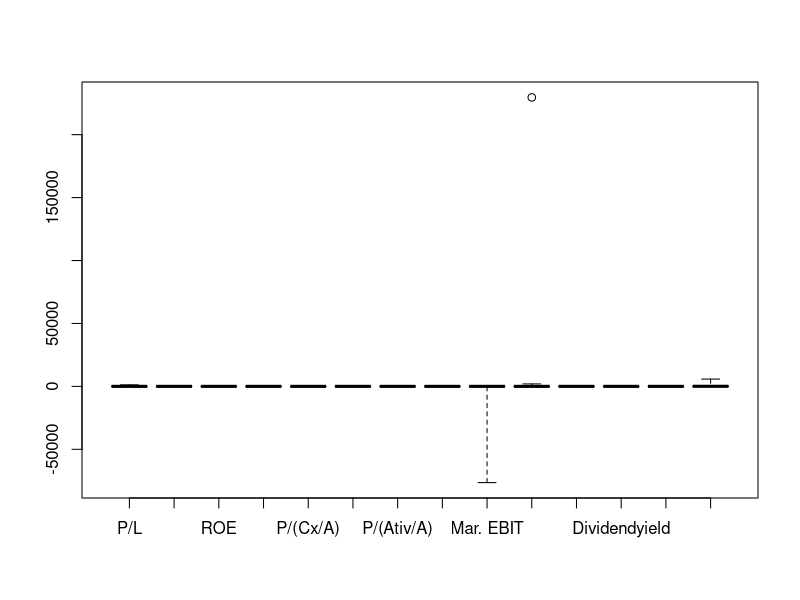
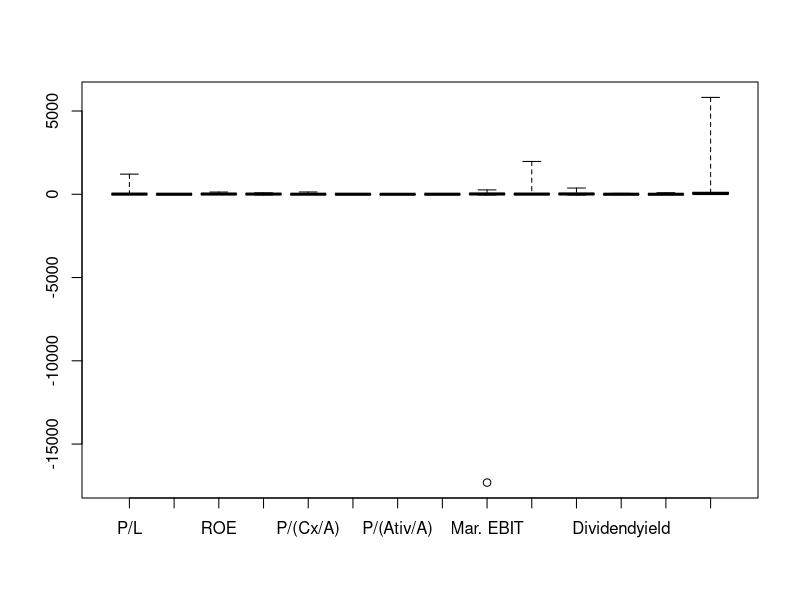
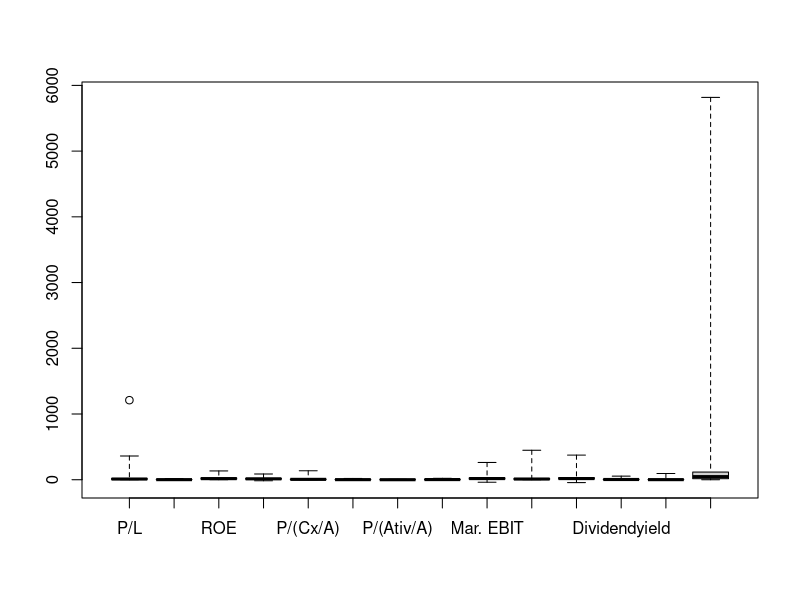
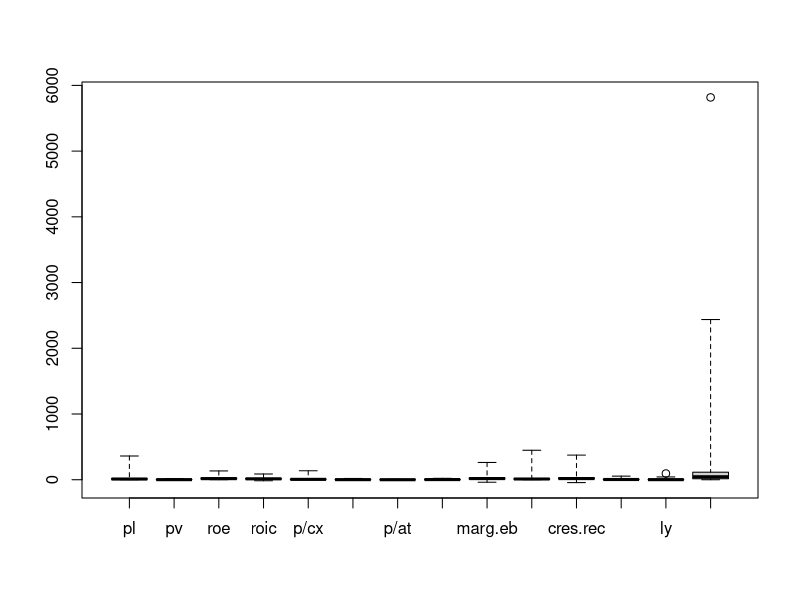
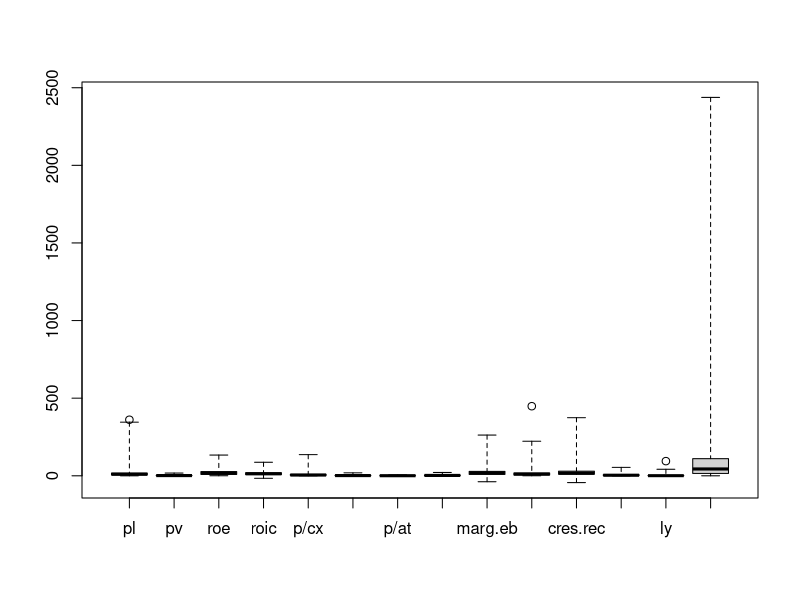
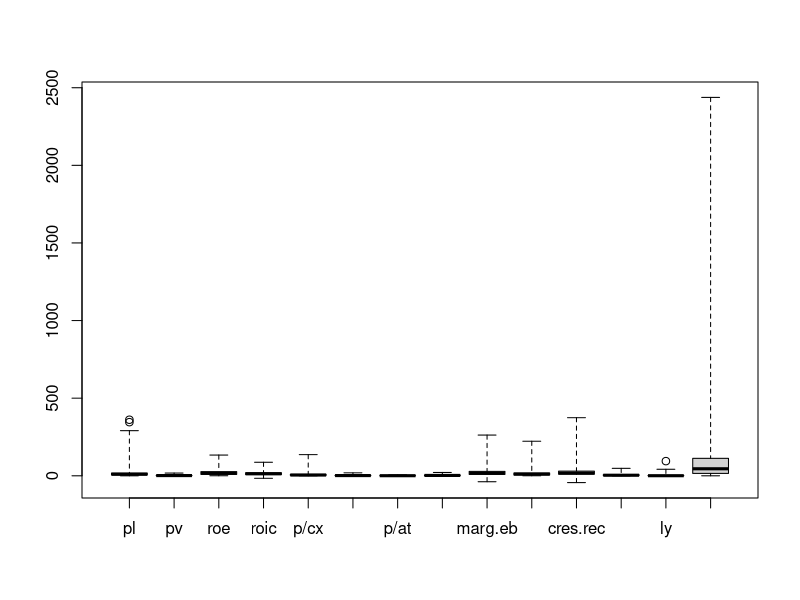
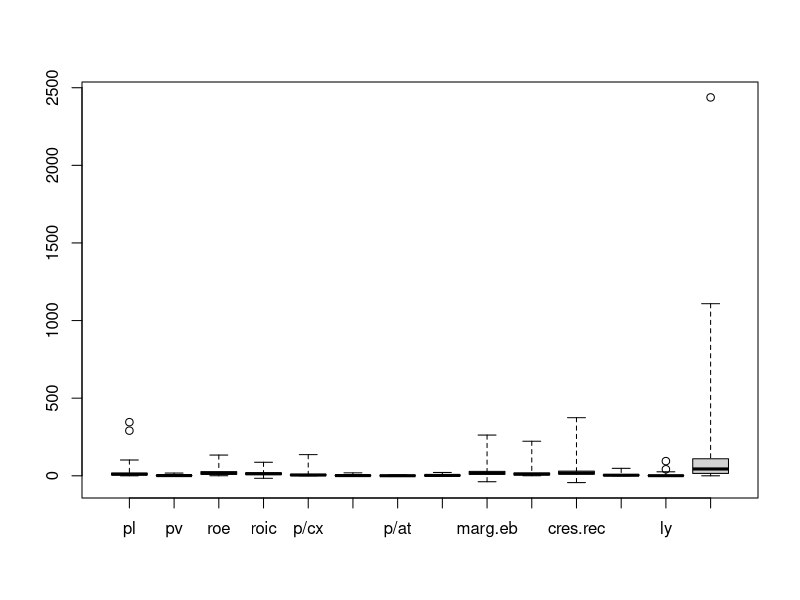
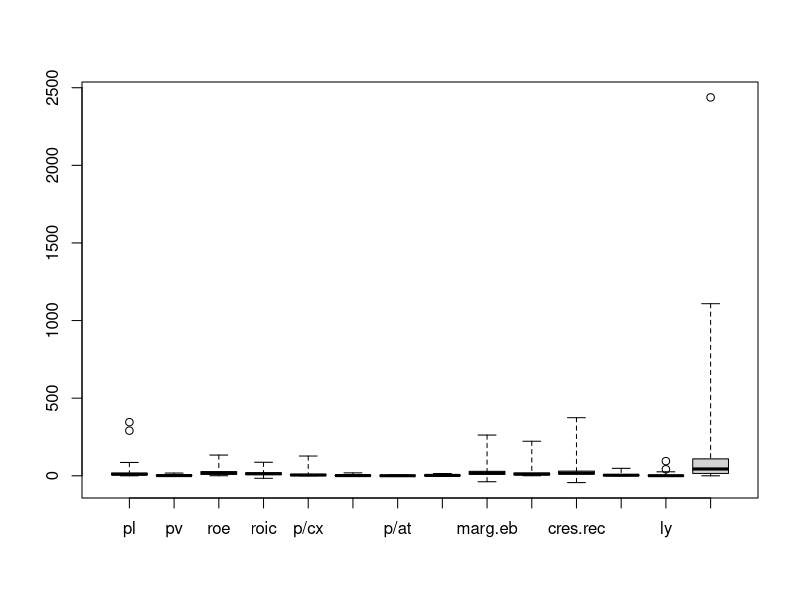

Write R code to recreate these figures, in order.
library(tidyverse)
library(gridExtra)


df_tri = read.csv("data/acoesb3.csv")

df_day = read.csv("data/acoesb3cot.csv")


#gridExtra::grid.table(df_day %>% slice(1:20)) # para plotar o db

ult_cot = cod = cotAtual = divY = c()
  
  for (i in 1:length(df_day[,"ultCot"])){
    if (df_day[i,"cod"] %in% cod){
      j = match(df_day[i,"cod"], cod)
        if (df_day[i,"ultCot"]>df_day[j,"ultCot"]){
          ult_cot = ult_cot[-j]; cod = cod[-j]; cotAtual = cotAtual[-j];
          divY = divY[-j]
          
          ult_cot = c(ult_cot, df_day[i,"ultCot"])
          cod = c(cod, df_day[i,"cod"])
          cotAtual = c(cotAtual, df_day[i,"cotAtual"])
          divY = c(divY, df_day[i, "divYield"])
        }
    } else {
      ult_cot = c(ult_cot, df_day[i,"ultCot"])
      cod = c(cod, df_day[i,"cod"])
      cotAtual = c(cotAtual, df_day[i,"cotAtual"])
      divY = c(divY, df_day[i, "divYield"])
    }
    
    
  }
  df_day_fil = data.frame(cod, cotAtual, divY, ult_cot)

  
  ult_bal = codigo = roic = cres_rec5 = n_ac = divb = disp = ativc = c();
  ativ = patl = recl12 = ebit12 = Lucl12 = recl3 = c()
  
  ult_cot_t = cotAtual_t = divY_t = c()
  for (i in 1:length(df_tri[,"ultBal"])){
    if (df_tri[i,"ultBal"] == "2022-09-30"){
      j = match(df_tri[i,"codigo"], cod)
      ult_cot_t = c(ult_cot_t, ult_cot[j])
      cotAtual_t = c(cotAtual_t, cotAtual[j])
      ult_bal =  c(ult_bal, df_tri[i,"ultBal"])
      codigo = c(codigo, df_tri[i,"codigo"])
      roic = c(roic, df_tri[i,"roic"])
      cres_rec5 = c(cres_rec5, df_tri[i,"cresRec5a"])
      divY_t = c(divY_t, divY[j])
      n_ac = c(n_ac, df_tri[i,"nAcoes"])
      divb = c(divb, df_tri[i,"divBruta"])
      disp = c(disp, df_tri[i,"disponib"])
      ativc = c(ativc, df_tri[i,"ativCirc"])
      ativ = c(ativ, df_tri[i,"ativos"])
      patl = c(patl, df_tri[i,"patLiq"])
      recl12 = c(recl12, df_tri[i,"recLiq12m"])
      ebit12 = c(ebit12, df_tri[i,"ebit12m"])
      Lucl12 = c(Lucl12, df_tri[i,"LucLiq12m"])
      recl3 = c(recl3, df_tri[i,"recLiq3m"])
  }
}
ult_bal_dates = c()
for (i in df_tri[,"ultBal"]){
  if (i %in% ult_bal_dates){}
  else{
    ult_bal_dates = c(ult_bal_dates, i)
  }
}
per = c()
for (i in length(df_tri[,"ultBal"])){
  j = match(df_tri[i,"ultBal"], ult_bal_dates)
    per = c(per,data.frame(ult_bal, codigo, roic, cres_rec5, n_ac, divb, disp,
                           ativc, ativ, patl, recl12, ebit12, Lucl12, recl3))
}

df_tri_3t22 = data.frame(ult_cot_t, cotAtual_t, ult_bal, codigo, roic, cres_rec5,
                         divY_t, n_ac, divb, disp,
                         ativc, ativ, patl, recl12, ebit12, Lucl12, recl3,
                         row.names = codigo)

for (c in 1:length(df_tri_3t22[1,])){
  for (r in 1:length(df_tri_3t22[,1])){
    if (df_tri_3t22[r,c]<0){
      print(c(row.names(df_tri_3t22)[r],colnames(df_tri_3t22)[c]))
    }
  }
}

#gridExtra::grid.table(df_tri_3t22 %>% slice(1:20))


pl = round(cotAtual_t/(Lucl12/n_ac), 2)
pv = round(cotAtual_t/(patl/n_ac), 2)
roe = round((Lucl12/patl)*100, 2)
roic = round(roic, 2)
p_cxa = round(cotAtual_t/(disp/n_ac), 2)
p_ativc = round(cotAtual_t/(ativc/n_ac), 2)
p_ativ = round(cotAtual_t/(ativ/n_ac), 2)
div_cxa = round(divb/disp, 2)
marg_ebit = round((ebit12/recl12)*100, 2)
marg_liq = round((Lucl12/recl12)*100, 2)
cres_rec5 = round(cres_rec5, 2)
divY_t = round(divY_t, 2)
lynch = round((divY_t+(cres_rec5/5))/pl, 2)
div_lucm = round(divb/(Lucl12/12), 2)


crit = data.frame(pl ,pv ,roe ,roic ,p_cxa ,p_ativc ,p_ativ , div_cxa,
                  marg_ebit ,marg_liq ,cres_rec5 ,divY_t ,lynch,
                  div_lucm, row.names = codigo)


rmv_inf_values_row = function(df){
  for (r in 1:length(df[,1])){
    if (is.na(match(Inf, df[r,])) || is.na(match(Inf, df[r,]))){
      
    } else {
      df = df[-r,]
    }
    
  }
  return(df)
}

rmv_neg_pl = function(df){
  pl_neg = c()
  col_i = match("P/L",colnames(df))
  len = length(df[,col_i])
  for (r in 1:len){
    if (!is.na(df[r,col_i])){
      if (df[r,col_i] < 0){
        pl_neg = c(pl_neg,(df[r,"P/L"]))
      }
    }
  }
  
  for (i in pl_neg) {
    if (i %in% df[,col_i]){
      df = df[-match(i,df[,col_i]),]
    }
  }
  return(df)
}

rmv_neg_pvpa = function(df){
  pvpa_neg = c()
  col_i = match("P/VPA",colnames(df))
  len = length(df[,col_i])
  for (r in 1:len){
    if (!is.na(df[r,col_i])){
      if (df[r,col_i] < 0){
        pvpa_neg = c(pvpa_neg,df[r,"P/VPA"])
      }
    }
  }
  for (i in pvpa_neg) {
    if (i %in% df[,col_i]){
      df = df[-match(i,df[,col_i]),]
    }
  }
  return(df)
}

colnames(crit) = c("P/L", "P/VPA",
                   "ROE",
                   "ROIC",
                   "Preço/(Caixa/Ação)", "Preço/(Ativos Circulantes/Ação)",
                   "Preço/(Ativos/Ação)", "Dív Bruta/Caixa", "Mar. EBITDA",
                   "Marg. Líquida", "Cresc. Rec. (5 Anos)",
                   "Dividendyield", "Lynch",
                   "Dív. Bruta/Lucro Mensal")

crit = rmv_inf_values_row(crit)
length(crit[,1])
crit = rmv_neg_pl(crit)
length(crit[,1])
crit = rmv_neg_pvpa(crit)
length(crit[,1])


#gridExtra::grid.table(crit %>% slice(1:20))

apply(crit, 2, shapiro.test)

emp_lucpat_neg = c()
for(r in 1:length(df_tri_3t22[,1])){
  if(df_tri_3t22[r,'Lucl12'] < 0 && df_tri_3t22[r,'patl'] < 0){
    emp_lucpat_neg = c(emp_lucpat_neg, df_tri_3t22[r, 'codigo'])
    }
}

length(emp_lucpat_neg)
roe_err = c()
for (r in emp_lucpat_neg){
  roe_err = c(roe_err,(df_tri_3t22[r,"Lucl12"]/df_tri_3t22[r,'patl'])*100)
}

emp_lucpat_neg[match(max(roe_err), roe_err)] ## empresa com o maior roe falso


## retirando os roes falsos

length(crit[,1])

for (r in 1:length(crit$ROE)){
  if (row.names(crit)[r] %in% emp_lucpat_neg){
    print(row.names(crit)[r]) #empresa retirada (tinha passado pelos
                              #2 filtros anteriores)
    crit = crit[-r,]
  }
}

length(crit[,1])

boxplot(names = c("P/L", "P/VPA", "ROE", "ROIC", "P/(Cx/A)", "P/(Ativ Circ/A)",
                  "P/(Ativ/A)", "Dív Bruta/Cx", "Mar. EBIT", "Marg. Líq",
                  "Cresc.Rec.5A", "Dividendyield", "Lynch",
                  "Dív.Br/Luc Mens"), crit, outline = T, range = 5500)


## Retirando max(marg. liq)

row.names(crit)[match(max(crit$`Marg. Líquida`),crit$`Marg. Líquida`)]

crit = crit[-match(max(crit$`Marg. Líquida`), crit$`Marg. Líquida`),]

boxplot(names = c("P/L", "P/VPA", "ROE", "ROIC", "P/(Cx/A)", "P/(Ativ Circ/A)",
                  "P/(Ativ/A)", "Dív Bruta/Cx", "Mar. EBIT", "Marg. Líq",
                  "Cresc.Rec.5A", "Dividendyield", "Lynch",
                  "Dív.Br/Luc Mens"), crit, outline = T, range = 700)


## retirando min(marg. ebitda)

row.names(crit)[match(min(crit$`Mar. EBITDA`),crit$`Mar. EBITDA`)]

crit = crit[-match(min(crit$`Mar. EBITDA`), crit$`Mar. EBITDA`),]

boxplot(names = c("P/L", "P/VPA", "ROE", "ROIC", "P/(Cx/A)", "P/(Ativ Circ/A)",
                  "P/(Ativ/A)", "Dív Bruta/Cx", "Mar. EBIT", "Marg. Líq",
                  "Cresc.Rec.5A", "Dividendyield", "Lynch",
                  "Dív.Br/Luc Mens"), crit, outline = T, range = 70)

## retirando max(P/L)

row.names(crit)[match(max(crit$`P/L`),crit$`P/L`)]

crit = crit[-match(max(crit$`P/L`), crit$`P/L`),]

boxplot(names = c("pl", "pv", "roe", "roic", "p/cx", "p/at.c",
                  "p/at", "div.b/cx", "marg.eb", "marg.l", "cres.rec",
                  "dy", "ly", "div.b/luc.m"), crit, outline = T,
        range = 50)

## retirando max(Div/Lucm)

row.names(crit)[match(max(crit$`Dív. Bruta/Lucro Mensal`),crit$`Dív. Bruta/Lucro Mensal`)]

crit = crit[-match(max(crit$`Dív. Bruta/Lucro Mensal`), crit$`Dív. Bruta/Lucro Mensal`),]

boxplot(names = c("pl", "pv", "roe", "roic", "p/cx", "p/at.c",
                  "p/at", "div.b/cx", "marg.eb", "marg.l", "cres.rec",
                  "dy", "ly", "div.b/luc.m"), crit, outline = T,
        range = 30)

marg.l = crit$`Marg. Líquida`
marg.l_rmv_max = c()
for (i in sort(marg.l)){
  if (i != max(marg.l)){
    marg.l_rmv_max = c(marg.l_rmv_max,i)
  }
}
rng_max_mrg_l_s = c(max(marg.l),max(marg.l_rmv_max))
range(rng_max_mrg_l_s); range(marg.l_rmv_max)
(range(rng_max_mrg_l_s)[2]-range(rng_max_mrg_l_s)[1])/(range(marg.l_rmv_max)[2]-range(marg.l_rmv_max)[1]) ## > 1

## retirando max(marg.l)

row.names(crit)[match(max(crit$`Marg. Líquida`),crit$`Marg. Líquida`)]

crit = crit[-match(max(crit$`Marg. Líquida`), crit$`Marg. Líquida`),]

boxplot(names = c("pl", "pv", "roe", "roic", "p/cx", "p/at.c",
                  "p/at", "div.b/cx", "marg.eb", "marg.l", "cres.rec",
                  "dy", "ly", "div.b/luc.m"), crit, outline = T,
        range = 26)

## retirando max(P/L)

row.names(crit)[match(max(crit$`P/L`),crit$`P/L`)]

crit = crit[-match(max(crit$`P/L`), crit$`P/L`),]

boxplot(names = c("pl", "pv", "roe", "roic", "p/cx", "p/at.c",
                  "p/at", "div.b/cx", "marg.eb", "marg.l", "cres.rec",
                  "dy", "ly", "div.b/luc.m"), crit, outline = T,
        range = 23)

## retirando max(P/cxa)

row.names(crit)[match(max(crit$`Preço/(Caixa/Ação)`),crit$`Preço/(Caixa/Ação)`)]

crit = crit[-match(max(crit$`Preço/(Caixa/Ação)`), crit$`Preço/(Caixa/Ação)`),]

boxplot(names = c("pl", "pv", "roe", "roic", "p/cx", "p/at.c",
                  "p/at", "div.b/cx", "marg.eb", "marg.l", "cres.rec",
                  "dy", "ly", "div.b/luc.m"), crit, outline = T,
        range = 22)

## retirando max(P/L)

row.names(crit)[match(max(crit$`P/L`),crit$`P/L`)]

crit = crit[-match(max(crit$`P/L`), crit$`P/L`),]

boxplot(names = c("pl", "pv", "roe", "roic", "p/cx", "p/at.c",
                  "p/at", "div.b/cx", "marg.eb", "marg.l", "cres.rec",
                  "dy", "ly", "div.b/luc.m"), crit, outline = T,
        range = 21.725)

## retirando max(ly)

row.names(crit)[match(max(crit$Lynch),crit$Lynch)]

crit = crit[-match(max(crit$Lynch), crit$Lynch),]

boxplot(names = c("pl", "pv", "roe", "roic", "p/cx", "p/at.c",
                  "p/at", "div.b/cx", "marg.eb", "marg.l", "cres.rec",
                  "dy", "ly", "div.b/luc.m"), crit, outline = T,
        range = 21)

## retirando max(P/L)

row.names(crit)[match(max(crit$`P/L`),crit$`P/L`)]

crit = crit[-match(max(crit$`P/L`), crit$`P/L`),]

boxplot(names = c("pl", "pv", "roe", "roic", "p/cx", "p/at.c",
                  "p/at", "div.b/cx", "marg.eb", "marg.l", "cres.rec",
                  "dy", "ly", "div.b/luc.m"), crit, outline = T,
        range = 20)

## retirando max(ly)

row.names(crit)[match(max(crit$Lynch),crit$Lynch)]

crit = crit[-match(max(crit$Lynch), crit$Lynch),]

boxplot(names = c("pl", "pv", "roe", "roic", "p/cx", "p/at.c",
                  "p/at", "div.b/cx", "marg.eb", "marg.l", "cres.rec",
                  "dy", "ly", "div.b/luc.m"), crit, outline = T,
        range = 19)

## retirando max(ly)

row.names(crit)[match(max(crit$Lynch),crit$Lynch)]

crit = crit[-match(max(crit$Lynch), crit$Lynch),]

boxplot(names = c("pl", "pv", "roe", "roic", "p/cx", "p/at.c",
                  "p/at", "div.b/cx", "marg.eb", "marg.l", "cres.rec",
                  "dy", "ly", "div.b/luc.m"), crit, outline = T,
        range = 17.5)

## retirando max(cres.rec)

row.names(crit)[match(max(crit$`Cresc. Rec. (5 Anos)`), crit$`Cresc. Rec. (5 Anos)`)]

crit = crit[-match(max(crit$`Cresc. Rec. (5 Anos)`), crit$`Cresc. Rec. (5 Anos)`),]

boxplot(names = c("pl", "pv", "roe", "roic", "p/cx", "p/at.c",
                  "p/at", "div.b/cx", "marg.eb", "marg.l", "cres.rec",
                  "dy", "ly", "div.b/luc.m"), crit, outline = T,
        range = 16)


## retirando max(marg.l)

row.names(crit)[match(max(crit$`Marg. Líquida`),crit$`Marg. Líquida`)]

crit = crit[-match(max(crit$`Marg. Líquida`), crit$`Marg. Líquida`),]

boxplot(names = c("pl", "pv", "roe", "roic", "p/cx", "p/at.c",
                  "p/at", "div.b/cx", "marg.eb", "marg.l", "cres.rec",
                  "dy", "ly", "div.b/luc.m"), crit, outline = T,
        range = 15)


## retirando max(P/cx)

row.names(crit)[match(max(crit$`Preço/(Caixa/Ação)`),crit$`Preço/(Caixa/Ação)`)]

crit = crit[-match(max(crit$`Preço/(Caixa/Ação)`), crit$`Preço/(Caixa/Ação)`),]

boxplot(names = c("pl", "pv", "roe", "roic", "p/cx", "p/at.c",
                  "p/at", "div.b/cx", "marg.eb", "marg.l", "cres.rec",
                  "dy", "ly", "div.b/luc.m"), crit, outline = T,
        range = 12.5)


## retirando max(marg.ebit)

row.names(crit)[match(max(crit$`Mar. EBITDA`),crit$`Mar. EBITDA`)]

crit = crit[-match(max(crit$`Mar. EBITDA`), crit$`Mar. EBITDA`),]

boxplot(names = c("pl", "pv", "roe", "roic", "p/cx", "p/at.c",
                  "p/at", "div.b/cx", "marg.eb", "marg.l", "cres.rec",
                  "dy", "ly", "div.b/luc.m"), crit, outline = T,
        range = 12.5)


## retirando max(marg.liq)

row.names(crit)[match(max(crit$`Marg. Líquida`),crit$`Marg. Líquida`)]

crit = crit[-match(max(crit$`Marg. Líquida`), crit$`Marg. Líquida`),]

boxplot(names = c("pl", "pv", "roe", "roic", "p/cx", "p/at.c",
                  "p/at", "div.b/cx", "marg.eb", "marg.l", "cres.rec",
                  "dy", "ly", "div.b/luc.m"), crit, outline = T,
        range = 12)

## retirando max(cres.rec)

row.names(crit)[match(max(crit$`Cresc. Rec. (5 Anos)`), crit$`Cresc. Rec. (5 Anos)`)]

crit = crit[-match(max(crit$`Cresc. Rec. (5 Anos)`), crit$`Cresc. Rec. (5 Anos)`),]

boxplot(names = c("pl", "pv", "roe", "roic", "p/cx", "p/at.c",
                  "p/at", "div.b/cx", "marg.eb", "marg.l", "cres.rec",
                  "dy", "ly", "div.b/luc.m"), crit, outline = T,
        range = 11)

## retirando max(pv)

row.names(crit)[match(max(crit$`P/VPA`), crit$`P/VPA`)]

crit = crit[-match(max(crit$`P/VPA`), crit$`P/VPA`),]

boxplot(names = c("pl", "pv", "roe", "roic", "p/cx", "p/at.c",
                  "p/at", "div.b/cx", "marg.eb", "marg.l", "cres.rec",
                  "dy", "ly", "div.b/luc.m"), crit, outline = T,
        range = 10)

## retirando max(Div/Lucm)

row.names(crit)[match(max(crit$`Dív. Bruta/Lucro Mensal`),crit$`Dív. Bruta/Lucro Mensal`)]

crit = crit[-match(max(crit$`Dív. Bruta/Lucro Mensal`), crit$`Dív. Bruta/Lucro Mensal`),]

boxplot(names = c("pl", "pv", "roe", "roic", "p/cx", "p/at.c",
                  "p/at", "div.b/cx", "marg.eb", "marg.l", "cres.rec",
                  "dy", "ly", "div.b/luc.m"), crit, outline = T,
        range = 9)


## retirando max(marg.liq)

row.names(crit)[match(max(crit$`Marg. Líquida`),crit$`Marg. Líquida`)]

crit = crit[-match(max(crit$`Marg. Líquida`), crit$`Marg. Líquida`),]

boxplot(names = c("pl", "pv", "roe", "roic", "p/cx", "p/at.c",
                  "p/at", "div.b/cx", "marg.eb", "marg.l", "cres.rec",
                  "dy", "ly", "div.b/luc.m"), crit, outline = T,
        range = 9.15)


## retirando max(pv)

row.names(crit)[match(max(crit$`P/VPA`), crit$`P/VPA`)]

crit = crit[-match(max(crit$`P/VPA`), crit$`P/VPA`),]

boxplot(names = c("pl", "pv", "roe", "roic", "p/cx", "p/at.c",
                  "p/at", "div.b/cx", "marg.eb", "marg.l", "cres.rec",
                  "dy", "ly", "div.b/luc.m"), crit, outline = T,
        range = 9.15)

## retirando max(Div/Lucm)

row.names(crit)[match(max(crit$`Dív. Bruta/Lucro Mensal`),crit$`Dív. Bruta/Lucro Mensal`)]

crit = crit[-match(max(crit$`Dív. Bruta/Lucro Mensal`), crit$`Dív. Bruta/Lucro Mensal`),]

boxplot(names = c("pl", "pv", "roe", "roic", "p/cx", "p/at.c",
                  "p/at", "div.b/cx", "marg.eb", "marg.l", "cres.rec",
                  "dy", "ly", "div.b/luc.m"), crit, outline = T,
        range = 9.15)

## retirando max(Div/Lucm)

row.names(crit)[match(max(crit$`Dív. Bruta/Lucro Mensal`),crit$`Dív. Bruta/Lucro Mensal`)]

crit = crit[-match(max(crit$`Dív. Bruta/Lucro Mensal`), crit$`Dív. Bruta/Lucro Mensal`),]

boxplot(names = c("pl", "pv", "roe", "roic", "p/cx", "p/at.c",
                  "p/at", "div.b/cx", "marg.eb", "marg.l", "cres.rec",
                  "dy", "ly", "div.b/luc.m"), crit, outline = T,
        range = 8)

## retirando max(P/L)

row.names(crit)[match(max(crit$`P/L`),crit$`P/L`)]

crit = crit[-match(max(crit$`P/L`), crit$`P/L`),]

boxplot(names = c("pl", "pv", "roe", "roic", "p/cx", "p/at.c",
                  "p/at", "div.b/cx", "marg.eb", "marg.l", "cres.rec",
                  "dy", "ly", "div.b/luc.m"), crit, outline = T,
        range = 7.85)

## retirando max(P/ativ)

row.names(crit)[match(max(crit$`Preço/(Ativos/Ação)`),crit$`Preço/(Ativos/Ação)`)]

crit = crit[-match(max(crit$`Preço/(Ativos/Ação)`), crit$`Preço/(Ativos/Ação)`),]

boxplot(names = c("pl", "pv", "roe", "roic", "p/cx", "p/at.c",
                  "p/at", "div.b/cx", "marg.eb", "marg.l", "cres.rec",
                  "dy", "ly", "div.b/luc.m"), crit, outline = T,
        range = 7.5)

## retirando max(marg.liq)

row.names(crit)[match(max(crit$`Marg. Líquida`),crit$`Marg. Líquida`)]

crit = crit[-match(max(crit$`Marg. Líquida`), crit$`Marg. Líquida`),]

boxplot(names = c("pl", "pv", "roe", "roic", "p/cx", "p/at.c",
                  "p/at", "div.b/cx", "marg.eb", "marg.l", "cres.rec",
                  "dy", "ly", "div.b/luc.m"), crit, outline = T,
        range = 7.15)

## retirando max(P/ativc)

row.names(crit)[match(max(crit$`Preço/(Ativos Circulantes/Ação)`),
                      crit$`Preço/(Ativos Circulantes/Ação)`)]

crit = crit[-match(max(crit$`Preço/(Ativos Circulantes/Ação)`),
                   crit$`Preço/(Ativos Circulantes/Ação)`),]

boxplot(names = c("pl", "pv", "roe", "roic", "p/cx", "p/at.c",
                  "p/at", "div.b/cx", "marg.eb", "marg.l", "cres.rec",
                  "dy", "ly", "div.b/luc.m"), crit, outline = T,
        range = 6.75)

## retirando max(Div/Lucm)

row.names(crit)[match(max(crit$`Dív. Bruta/Lucro Mensal`),crit$`Dív. Bruta/Lucro Mensal`)]

crit = crit[-match(max(crit$`Dív. Bruta/Lucro Mensal`), crit$`Dív. Bruta/Lucro Mensal`),]

boxplot(names = c("pl", "pv", "roe", "roic", "p/cx", "p/at.c",
                  "p/at", "div.b/cx", "marg.eb", "marg.l", "cres.rec",
                  "dy", "ly", "div.b/luc.m"), crit, outline = T,
        range = 6.5)

## retirando max(pv)

row.names(crit)[match(max(crit$`P/VPA`), crit$`P/VPA`)]

crit = crit[-match(max(crit$`P/VPA`), crit$`P/VPA`),]

boxplot(names = c("pl", "pv", "roe", "roic", "p/cx", "p/at.c",
                  "p/at", "div.b/cx", "marg.eb", "marg.l", "cres.rec",
                  "dy", "ly", "div.b/luc.m"), crit, outline = T,
        range = 6.5)

## retirando max(P/cx)

row.names(crit)[match(max(crit$`Preço/(Caixa/Ação)`),crit$`Preço/(Caixa/Ação)`)]

crit = crit[-match(max(crit$`Preço/(Caixa/Ação)`), crit$`Preço/(Caixa/Ação)`),]

boxplot(names = c("pl", "pv", "roe", "roic", "p/cx", "p/at.c",
                  "p/at", "div.b/cx", "marg.eb", "marg.l", "cres.rec",
                  "dy", "ly", "div.b/luc.m"), crit, outline = T,
        range = 6)

## retirando max(roic)

row.names(crit)[match(max(crit$ROIC),crit$ROIC)]

crit = crit[-match(max(crit$ROIC), crit$ROIC),]

boxplot(names = c("pl", "pv", "roe", "roic", "p/cx", "p/at.c",
                  "p/at", "div.b/cx", "marg.eb", "marg.l", "cres.rec",
                  "dy", "ly", "div.b/luc.m"), crit, outline = T,
        range = 5.495)

## retirando max(cres.rec)

row.names(crit)[match(max(crit$`Cresc. Rec. (5 Anos)`), crit$`Cresc. Rec. (5 Anos)`)]

crit = crit[-match(max(crit$`Cresc. Rec. (5 Anos)`), crit$`Cresc. Rec. (5 Anos)`),]

boxplot(names = c("pl", "pv", "roe", "roic", "p/cx", "p/at.c",
                  "p/at", "div.b/cx", "marg.eb", "marg.l", "cres.rec",
                  "dy", "ly", "div.b/luc.m"), crit, outline = T,
        range = 5.4)

## retirando max(P/cx)

row.names(crit)[match(max(crit$`Preço/(Caixa/Ação)`),crit$`Preço/(Caixa/Ação)`)]

crit = crit[-match(max(crit$`Preço/(Caixa/Ação)`), crit$`Preço/(Caixa/Ação)`),]

boxplot(names = c("pl", "pv", "roe", "roic", "p/cx", "p/at.c",
                  "p/at", "div.b/cx", "marg.eb", "marg.l", "cres.rec",
                  "dy", "ly", "div.b/luc.m"), crit, outline = T,
        range = 5.2)

## retirando max(dy)

row.names(crit)[match(max(crit$Dividendyield),crit$Dividendyield)]

crit = crit[-match(max(crit$Dividendyield), crit$Dividendyield),]

boxplot(names = c("pl", "pv", "roe", "roic", "p/cx", "p/at.c",
                  "p/at", "div.b/cx", "marg.eb", "marg.l", "cres.rec",
                  "dy", "ly", "div.b/luc.m"), crit, outline = T,
        range = 5.1)

## retirando max(marg.liq)

row.names(crit)[match(max(crit$`Marg. Líquida`),crit$`Marg. Líquida`)]

crit = crit[-match(max(crit$`Marg. Líquida`), crit$`Marg. Líquida`),]

boxplot(names = c("pl", "pv", "roe", "roic", "p/cx", "p/at.c",
                  "p/at", "div.b/cx", "marg.eb", "marg.l", "cres.rec",
                  "dy", "ly", "div.b/luc.m"), crit, outline = T,
        range = 5)

## retirando max(P/cx)

row.names(crit)[match(max(crit$`Preço/(Caixa/Ação)`),crit$`Preço/(Caixa/Ação)`)]

crit = crit[-match(max(crit$`Preço/(Caixa/Ação)`), crit$`Preço/(Caixa/Ação)`),]

boxplot(names = c("pl", "pv", "roe", "roic", "p/cx", "p/at.c",
                  "p/at", "div.b/cx", "marg.eb", "marg.l", "cres.rec",
                  "dy", "ly", "div.b/luc.m"), crit, outline = T,
        range = 5)




























boxplot(names = c("pl", "pv", "roe", "roic", "p/cx", "p/at.c",
                  "p/at", "div.b/cx", "marg.eb", "marg.l", "cres.rec",
                  "dy", "ly", "div.b/luc.m"), crit, outline = T,
        range = 1.5)


norm = function(vec){
  vecn = c()
  for (i in vec){
    vecn = c(vecn, (i - min(vec))/(max(vec)-min(vec)))
  }
  return(vecn)
}

v_ag = c()
for (i in 1:length(crit[,1])){
  v_ag[i] = -norm(crit$`P/L`)[i] -norm(crit$`P/VPA`)[i] +norm(crit$ROE)[i]
  +norm(crit$ROIC)[i]
  -norm(crit$`Preço/(Caixa/Ação)`)[i]
  -norm(crit$`Preço/(Ativos Circulantes/Ação)`)[i]
  -norm(crit$`Preço/(Ativos/Ação)`)[i] -norm(crit$`Dív Bruta/Caixa`)[i]
  +norm(crit$`Mar. EBITDA`)[i] +norm(crit$`Marg. Líquida`)[i]
  +norm(crit$`Cresc. Rec. (5 Anos)`)[i]
  +norm(crit$Dividendyield)[i] +norm(crit$Lynch)[i]
  -norm(crit$`Dív. Bruta/Lucro Mensal`)[i]
}

result = data.frame(v_ag, row.names(crit), row.names = row.names(crit))

## 10 melhores
best10 = c()
val10 = c()
for (i in sort(result$v_ag, decreasing = T)) {
  if (length(best10) < 30){
    val10 = c(val10, i)
    best10 = c(best10, result$row.names.crit.[match(i, result$v_ag)])
  }
}

for (i in 1:length(best10)){
  print(c(best10[i], val10[i]))
}
